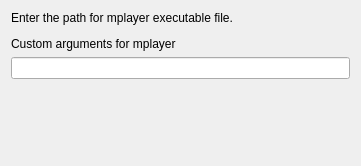
<?xml version="1.0" encoding="UTF-8"?>
<ui version="4.0">
 <class>mplayerConfig</class>
 <widget class="QWidget" name="mplayerConfig">
  <property name="geometry">
   <rect>
    <x>0</x>
    <y>0</y>
    <width>361</width>
    <height>166</height>
   </rect>
  </property>
  <property name="windowTitle">
   <string>mplayer config</string>
  </property>
  <layout class="QVBoxLayout" name="verticalLayout">
   <item>
    <widget class="QLabel" name="label">
     <property name="text">
      <string>Enter the path for mplayer executable file.</string>
     </property>
    </widget>
   </item>
   <item>
    <widget class="KUrlRequester" name="kcfg_mplayerbin"/>
   </item>
   <item>
    <widget class="QLabel" name="label_2">
     <property name="text">
      <string>Custom arguments for mplayer</string>
     </property>
    </widget>
   </item>
   <item>
    <widget class="KLineEdit" name="kcfg_customargs"/>
   </item>
   <item>
    <spacer name="verticalSpacer">
     <property name="orientation">
      <enum>Qt::Vertical</enum>
     </property>
     <property name="sizeHint" stdset="0">
      <size>
       <width>20</width>
       <height>59</height>
      </size>
     </property>
    </spacer>
   </item>
  </layout>
 </widget>
 <customwidgets>
  <customwidget>
   <class>KLineEdit</class>
   <extends>QLineEdit</extends>
   <header>klineedit.h</header>
  </customwidget>
  <customwidget>
   <class>KUrlRequester</class>
   <extends>QFrame</extends>
   <header>kurlrequester.h</header>
  </customwidget>
 </customwidgets>
 <resources/>
 <connections/>
</ui>
